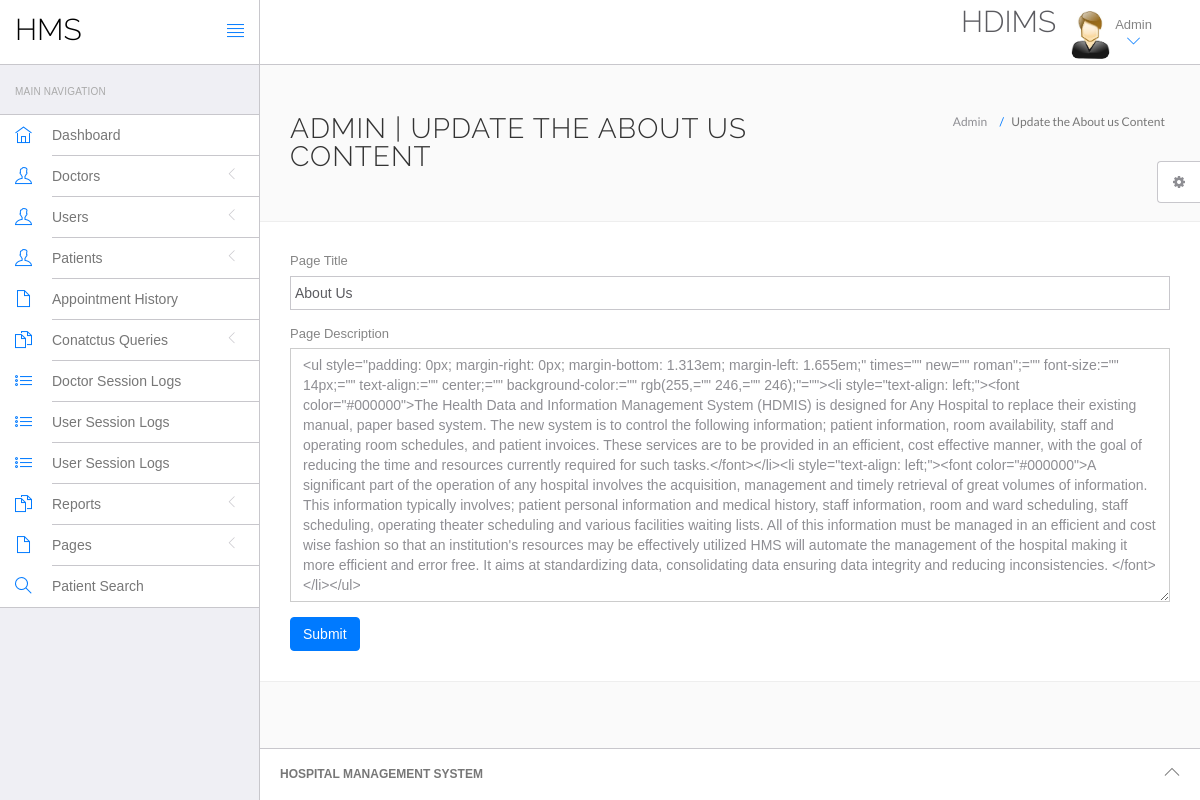
Screenshot of /hms/admin/about-us.php (signed in) with the database file from the repository.
### tables this page shows
CREATE TABLE `tblpage` (
  `ID` int(10) NOT NULL,
  `PageType` varchar(200) DEFAULT NULL,
  `PageTitle` varchar(200) DEFAULT NULL,
  `PageDescription` mediumtext DEFAULT NULL,
  `Email` varchar(120) DEFAULT NULL,
  `MobileNumber` bigint(10) DEFAULT NULL,
  `UpdationDate` timestamp NULL DEFAULT current_timestamp(),
  `OpenningTime` varchar(255) DEFAULT NULL
);

### hms/admin/about-us.php (the view, shortened to what this page needs)
<?php
include('include/config.php');
if(strlen($_SESSION['id']==0)) {
 header('location:logout.php');
  } else{
?>
<!DOCTYPE html>
<html lang="en">
	<head>
		<link rel="stylesheet" href="vendor/bootstrap/css/bootstrap.min.css">
		<link rel="stylesheet" href="vendor/fontawesome/css/font-awesome.min.css">
		<link rel="stylesheet" href="vendor/themify-icons/themify-icons.min.css">
		<link href="vendor/animate.css/animate.min.css" rel="stylesheet" media="screen">
		<link href="vendor/perfect-scrollbar/perfect-scrollbar.min.css" rel="stylesheet" media="screen">
		<link href="vendor/switchery/switchery.min.css" rel="stylesheet" media="screen">
		<link href="vendor/bootstrap-touchspin/jquery.bootstrap-touchspin.min.css" rel="stylesheet" media="screen">
		<link href="vendor/select2/select2.min.css" rel="stylesheet" media="screen">
		<link href="vendor/bootstrap-datepicker/bootstrap-datepicker3.standalone.min.css" rel="stylesheet" media="screen">
		<link href="vendor/bootstrap-timepicker/bootstrap-timepicker.min.css" rel="stylesheet" media="screen">
		<link rel="stylesheet" href="assets/css/styles.css">
		<link rel="stylesheet" href="assets/css/plugins.css">
		<link rel="stylesheet" href="assets/css/themes/theme-1.css" id="skin_color" />
	</head>
	<body>
		<div id="app">
<?php include('include/sidebar.php');?>
			<div class="app-content">
					<?php include('include/header.php');?>
				<div class="main-content" >
					<div class="wrap-content container" id="container">
						<section id="page-title">
							<div class="row">
								<div class="col-sm-8">
									<h1 class="mainTitle">Admin  | Update the About us Content</h1>
																	</div>
								<ol class="breadcrumb">
									<li>
										<span>Admin </span>
									</li>
									<li class="active">
										<span>Update the About us Content</span>
									</li>
								</ol>
							</div>
						</section>
						<div class="container-fluid container-fullw bg-white">
									<div class="row">
								<div class="col-md-12">
                  <form class="forms-sample" method="post">
                    <?php
$ret=mysqli_query($con,"select * from  tblpage where PageType='aboutus'");
while ($row=mysqli_fetch_array($ret)) {
?>
                    <div class="form-group">
                       <label for="exampleInputUsername1">Page Title</label>
                      <input id="pagetitle" name="pagetitle" type="text" class="form-control" required="true" value="<?php  echo $row['PageTitle'];?>">
                    </div>
                    <div class="form-group">
                      <label for="exampleInputEmail1">Page Description</label>
                      <textarea class="form-control" name="pagedes" id="pagedes" rows="12"><?php  echo $row['PageDescription'];?></textarea>
                    </div>
                    <?php } ?>
                    <button type="submit" class="btn btn-primary mr-2" name="submit">Submit</button>
                  </form>
								</div>
							</div>
								</div>
					</div>
				</div>
			</div>
	<?php include('include/footer.php');?>
	<?php include('include/setting.php');?>
		</div>
	</body>
</html>
<?php } ?>

### hms/admin/assets/css/themes/theme-1.css (style rules this page uses)
body { background: #FAFAFA; }

### rows the page displays
tblpage: pagetitle "About Us", pagedes "<ul style=\"padding: 0px; margin-right: 0px; margin-bottom: 1.313em; margin-left: 1.655em;\" times=\"\" new=\"\" roman\";=\"\" font-size:=\"\" 14px;=\"\" text-align:=\"\" center;=\"\" background-color:=\"\" rgb(255,=\"\" 246,=\"\" 246);\"=\"\"><li style=\"text-align: left;\"><font color=\"#000000\">The Health Data and Information Management System (HDMIS) is designed for Any Hospital to replace their existing manual, paper based system. The new system is to control the following information; patient information, room availability, staff and operating room schedules, and patient invoices. These services are to be provided in an efficient, cost effective manner, with the goal of reducing the time and resources currently…"
